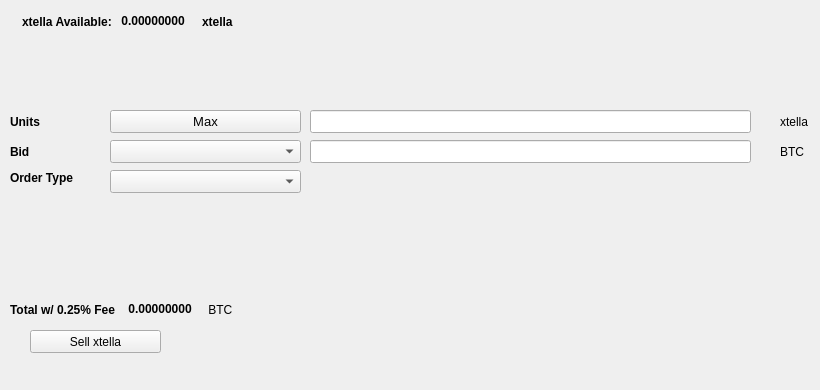
   <widget class="QWidget" name="SellTab">
    <attribute name="title">
     <string>Sell</string>
    </attribute>
    <widget class="QLabel" name="label_16">
     <property name="geometry">
      <rect>
       <x>780</x>
       <y>140</y>
       <width>31</width>
       <height>23</height>
      </rect>
     </property>
     <property name="text">
      <string>BTC</string>
     </property>
    </widget>
    <widget class="QComboBox" name="SellBidcomboBox">
     <property name="geometry">
      <rect>
       <x>110</x>
       <y>140</y>
       <width>191</width>
       <height>23</height>
      </rect>
     </property>
     <property name="font">
      <font>
       <pointsize>10</pointsize>
      </font>
     </property>
    </widget>
    <widget class="QLabel" name="label_18">
     <property name="geometry">
      <rect>
       <x>10</x>
       <y>110</y>
       <width>46</width>
       <height>23</height>
      </rect>
     </property>
     <property name="font">
      <font>
       <weight>75</weight>
       <bold>true</bold>
      </font>
     </property>
     <property name="text">
      <string>Units</string>
     </property>
    </widget>
    <widget class="QPushButton" name="Sell_Max_Amount">
     <property name="geometry">
      <rect>
       <x>110</x>
       <y>110</y>
       <width>191</width>
       <height>23</height>
      </rect>
     </property>
     <property name="font">
      <font>
       <pointsize>10</pointsize>
      </font>
     </property>
     <property name="text">
      <string>Max</string>
     </property>
    </widget>
    <widget class="QLabel" name="label_20">
     <property name="geometry">
      <rect>
       <x>10</x>
       <y>170</y>
       <width>91</width>
       <height>16</height>
      </rect>
     </property>
     <property name="font">
      <font>
       <weight>75</weight>
       <bold>true</bold>
      </font>
     </property>
     <property name="text">
      <string>Order Type</string>
     </property>
    </widget>
    <widget class="QComboBox" name="SellOrdertypeCombo">
     <property name="geometry">
      <rect>
       <x>110</x>
       <y>170</y>
       <width>191</width>
       <height>23</height>
      </rect>
     </property>
     <property name="font">
      <font>
       <pointsize>10</pointsize>
      </font>
     </property>
    </widget>
    <widget class="QLabel" name="label_21">
     <property name="geometry">
      <rect>
       <x>10</x>
       <y>140</y>
       <width>46</width>
       <height>23</height>
      </rect>
     </property>
     <property name="font">
      <font>
       <weight>75</weight>
       <bold>true</bold>
      </font>
     </property>
     <property name="text">
      <string>Bid</string>
     </property>
    </widget>
    <widget class="QLabel" name="label_22">
     <property name="geometry">
      <rect>
       <x>780</x>
       <y>110</y>
       <width>31</width>
       <height>23</height>
      </rect>
     </property>
     <property name="text">
      <string>xtella</string>
     </property>
    </widget>
    <widget class="QLineEdit" name="UnitsInputxtella">
     <property name="geometry">
      <rect>
       <x>310</x>
       <y>110</y>
       <width>441</width>
       <height>23</height>
      </rect>
     </property>
     <property name="font">
      <font>
       <pointsize>9</pointsize>
       <weight>75</weight>
       <bold>true</bold>
      </font>
     </property>
    </widget>
    <widget class="QLineEdit" name="SellBidPriceEdit">
     <property name="geometry">
      <rect>
       <x>310</x>
       <y>140</y>
       <width>441</width>
       <height>23</height>
      </rect>
     </property>
     <property name="font">
      <font>
       <pointsize>9</pointsize>
       <weight>75</weight>
       <bold>true</bold>
      </font>
     </property>
    </widget>
    <widget class="QPushButton" name="SellxtellaBTN">
     <property name="geometry">
      <rect>
       <x>30</x>
       <y>330</y>
       <width>131</width>
       <height>23</height>
      </rect>
     </property>
     <property name="text">
      <string>Sell xtella</string>
     </property>
     <property name="icon">
      <iconset resource="../xtella">
       <normaloff>:/icons/bitcoin</normaloff>:/icons/bitcoin</iconset>
     </property>
    </widget>
    <widget class="QWidget" name="layoutWidget3">
     <property name="geometry">
      <rect>
       <x>22</x>
       <y>12</y>
       <width>258</width>
       <height>19</height>
      </rect>
     </property>
     <layout class="QHBoxLayout" name="horizontalLayout">
      <item>
       <widget class="QLabel" name="label232_2">
        <property name="font">
         <font>
          <weight>75</weight>
          <bold>true</bold>
         </font>
        </property>
        <property name="text">
         <string>xtella Available:</string>
        </property>
       </widget>
      </item>
      <item>
       <widget class="QLabel" name="xtellaAvailableLabel">
        <property name="palette">
         <palette>
          <active>
           <colorrole role="WindowText">
            <brush brushstyle="SolidPattern">
             <color alpha="255">
              <red>0</red>
              <green>0</green>
              <blue>0</blue>
             </color>
            </brush>
           </colorrole>
           <colorrole role="Button">
            <brush brushstyle="SolidPattern">
             <color alpha="255">
              <red>0</red>
              <green>170</green>
              <blue>0</blue>
             </color>
            </brush>
           </colorrole>
           <colorrole role="Light">
            <brush brushstyle="SolidPattern">
             <color alpha="255">
              <red>0</red>
              <green>255</green>
              <blue>0</blue>
             </color>
            </brush>
           </colorrole>
           <colorrole role="Midlight">
            <brush brushstyle="SolidPattern">
             <color alpha="255">
              <red>0</red>
              <green>212</green>
              <blue>0</blue>
             </color>
            </brush>
           </colorrole>
           <colorrole role="Dark">
            <brush brushstyle="SolidPattern">
             <color alpha="255">
              <red>0</red>
              <green>85</green>
              <blue>0</blue>
             </color>
            </brush>
           </colorrole>
           <colorrole role="Mid">
            <brush brushstyle="SolidPattern">
             <color alpha="255">
              <red>0</red>
              <green>113</green>
              <blue>0</blue>
             </color>
            </brush>
           </colorrole>
           <colorrole role="Text">
            <brush brushstyle="SolidPattern">
             <color alpha="255">
              <red>0</red>
              <green>170</green>
              <blue>0</blue>
             </color>
            </brush>
           </colorrole>
           <colorrole role="BrightText">
            <brush brushstyle="SolidPattern">
             <color alpha="255">
              <red>255</red>
              <green>255</green>
              <blue>255</blue>
             </color>
            </brush>
           </colorrole>
           <colorrole role="ButtonText">
            <brush brushstyle="SolidPattern">
             <color alpha="255">
              <red>0</red>
              <green>0</green>
              <blue>0</blue>
             </color>
            </brush>
           </colorrole>
           <colorrole role="Base">
            <brush brushstyle="SolidPattern">
             <color alpha="255">
              <red>255</red>
              <green>255</green>
              <blue>255</blue>
             </color>
            </brush>
           </colorrole>
           <colorrole role="Window">
            <brush brushstyle="SolidPattern">
             <color alpha="255">
              <red>0</red>
              <green>170</green>
              <blue>0</blue>
             </color>
            </brush>
           </colorrole>
           <colorrole role="Shadow">
            <brush brushstyle="SolidPattern">
             <color alpha="255">
              <red>0</red>
              <green>0</green>
              <blue>0</blue>
             </color>
            </brush>
           </colorrole>
           <colorrole role="AlternateBase">
            <brush brushstyle="SolidPattern">
             <color alpha="255">
              <red>127</red>
              <green>212</green>
              <blue>127</blue>
             </color>
            </brush>
           </colorrole>
           <colorrole role="ToolTipBase">
            <brush brushstyle="SolidPattern">
             <color alpha="255">
              <red>255</red>
              <green>255</green>
              <blue>220</blue>
             </color>
            </brush>
           </colorrole>
           <colorrole role="ToolTipText">
            <brush brushstyle="SolidPattern">
             <color alpha="255">
              <red>0</red>
              <green>0</green>
              <blue>0</blue>
             </color>
            </brush>
           </colorrole>
          </active>
          <inactive>
           <colorrole role="WindowText">
            <brush brushstyle="SolidPattern">
             <color alpha="255">
              <red>0</red>
              <green>0</green>
              <blue>0</blue>
             </color>
            </brush>
           </colorrole>
           <colorrole role="Button">
            <brush brushstyle="SolidPattern">
             <color alpha="255">
              <red>0</red>
              <green>170</green>
              <blue>0</blue>
             </color>
            </brush>
           </colorrole>
           <colorrole role="Light">
            <brush brushstyle="SolidPattern">
             <color alpha="255">
              <red>0</red>
              <green>255</green>
              <blue>0</blue>
             </color>
            </brush>
           </colorrole>
           <colorrole role="Midlight">
            <brush brushstyle="SolidPattern">
             <color alpha="255">
              <red>0</red>
              <green>212</green>
              <blue>0</blue>
             </color>
            </brush>
           </colorrole>
           <colorrole role="Dark">
            <brush brushstyle="SolidPattern">
             <color alpha="255">
              <red>0</red>
              <green>85</green>
              <blue>0</blue>
             </color>
            </brush>
           </colorrole>
           <colorrole role="Mid">
            <brush brushstyle="SolidPattern">
             <color alpha="255">
              <red>0</red>
              <green>113</green>
              <blue>0</blue>
             </color>
            </brush>
           </colorrole>
           <colorrole role="Text">
            <brush brushstyle="SolidPattern">
             <color alpha="255">
              <red>0</red>
              <green>170</green>
              <blue>0</blue>
             </color>
            </brush>
           </colorrole>
           <colorrole role="BrightText">
            <brush brushstyle="SolidPattern">
             <color alpha="255">
              <red>255</red>
              <green>255</green>
              <blue>255</blue>
             </color>
            </brush>
           </colorrole>
           <colorrole role="ButtonText">
            <brush brushstyle="SolidPattern">
             <color alpha="255">
              <red>0</red>
              <green>0</green>
              <blue>0</blue>
             </color>
            </brush>
           </colorrole>
           <colorrole role="Base">
            <brush brushstyle="SolidPattern">
             <color alpha="255">
              <red>255</red>
              <green>255</green>
              <blue>255</blue>
             </color>
            </brush>
           </colorrole>
           <colorrole role="Window">
            <brush brushstyle="SolidPattern">
             <color alpha="255">
              <red>0</red>
              <green>170</green>
              <blue>0</blue>
             </color>
            </brush>
           </colorrole>
           <colorrole role="Shadow">
            <brush brushstyle="SolidPattern">
             <color alpha="255">
              <red>0</red>
              <green>0</green>
              <blue>0</blue>
             </color>
            </brush>
           </colorrole>
           <colorrole role="AlternateBase">
            <brush brushstyle="SolidPattern">
             <color alpha="255">
              <red>127</red>
              <green>212</green>
              <blue>127</blue>
             </color>
            </brush>
           </colorrole>
           <colorrole role="ToolTipBase">
            <brush brushstyle="SolidPattern">
             <color alpha="255">
              <red>255</red>
              <green>255</green>
              <blue>220</blue>
             </color>
            </brush>
           </colorrole>
           <colorrole role="ToolTipText">
            <brush brushstyle="SolidPattern">
             <color alpha="255">
              <red>0</red>
              <green>0</green>
              <blue>0</blue>
             </color>
            </brush>
           </colorrole>
          </inactive>
          <disabled>
           <colorrole role="WindowText">
            <brush brushstyle="SolidPattern">
             <color alpha="255">
              <red>0</red>
              <green>85</green>
              <blue>0</blue>
             </color>
            </brush>
           </colorrole>
           <colorrole role="Button">
            <brush brushstyle="SolidPattern">
             <color alpha="255">
              <red>0</red>
              <green>170</green>
              <blue>0</blue>
             </color>
            </brush>
           </colorrole>
           <colorrole role="Light">
            <brush brushstyle="SolidPattern">
             <color alpha="255">
              <red>0</red>
              <green>255</green>
              <blue>0</blue>
             </color>
            </brush>
           </colorrole>
           <colorrole role="Midlight">
            <brush brushstyle="SolidPattern">
             <color alpha="255">
              <red>0</red>
              <green>212</green>
              <blue>0</blue>
             </color>
            </brush>
           </colorrole>
           <colorrole role="Dark">
            <brush brushstyle="SolidPattern">
             <color alpha="255">
              <red>0</red>
              <green>85</green>
              <blue>0</blue>
             </color>
            </brush>
           </colorrole>
           <colorrole role="Mid">
            <brush brushstyle="SolidPattern">
             <color alpha="255">
              <red>0</red>
              <green>113</green>
              <blue>0</blue>
             </color>
            </brush>
           </colorrole>
           <colorrole role="Text">
            <brush brushstyle="SolidPattern">
             <color alpha="255">
              <red>0</red>
              <green>85</green>
              <blue>0</blue>
             </color>
            </brush>
           </colorrole>
           <colorrole role="BrightText">
            <brush brushstyle="SolidPattern">
             <color alpha="255">
              <red>255</red>
              <green>255</green>
              <blue>255</blue>
             </color>
            </brush>
           </colorrole>
           <colorrole role="ButtonText">
            <brush brushstyle="SolidPattern">
             <color alpha="255">
              <red>0</red>
              <green>85</green>
              <blue>0</blue>
             </color>
            </brush>
           </colorrole>
           <colorrole role="Base">
            <brush brushstyle="SolidPattern">
             <color alpha="255">
              <red>0</red>
              <green>170</green>
              <blue>0</blue>
             </color>
            </brush>
           </colorrole>
           <colorrole role="Window">
            <brush brushstyle="SolidPattern">
             <color alpha="255">
              <red>0</red>
              <green>170</green>
              <blue>0</blue>
             </color>
            </brush>
           </colorrole>
           <colorrole role="Shadow">
            <brush brushstyle="SolidPattern">
             <color alpha="255">
              <red>0</red>
              <green>0</green>
              <blue>0</blue>
             </color>
            </brush>
           </colorrole>
           <colorrole role="AlternateBase">
            <brush brushstyle="SolidPattern">
             <color alpha="255">
              <red>0</red>
              <green>170</green>
              <blue>0</blue>
             </color>
            </brush>
           </colorrole>
           <colorrole role="ToolTipBase">
            <brush brushstyle="SolidPattern">
             <color alpha="255">
              <red>255</red>
              <green>255</green>
              <blue>220</blue>
             </color>
            </brush>
           </colorrole>
           <colorrole role="ToolTipText">
            <brush brushstyle="SolidPattern">
             <color alpha="255">
              <red>0</red>
              <green>0</green>
              <blue>0</blue>
             </color>
            </brush>
           </colorrole>
          </disabled>
         </palette>
        </property>
        <property name="font">
         <font>
          <weight>75</weight>
          <bold>true</bold>
         </font>
        </property>
        <property name="text">
         <string> 0.00000000 </string>
        </property>
        <property name="textInteractionFlags">
         <set>Qt::LinksAccessibleByMouse|Qt::TextSelectableByKeyboard|Qt::TextSelectableByMouse</set>
        </property>
       </widget>
      </item>
      <item>
       <widget class="QLabel" name="labelxtella">
        <property name="font">
         <font>
          <weight>75</weight>
          <bold>true</bold>
         </font>
        </property>
        <property name="text">
         <string>xtella</string>
        </property>
       </widget>
      </item>
     </layout>
    </widget>
    <widget class="QWidget" name="layoutWidget">
     <property name="geometry">
      <rect>
       <x>10</x>
       <y>300</y>
       <width>268</width>
       <height>19</height>
      </rect>
     </property>
     <layout class="QHBoxLayout" name="horizontalLayout_2">
      <item>
       <widget class="QLabel" name="label_19">
        <property name="font">
         <font>
          <weight>75</weight>
          <bold>true</bold>
         </font>
        </property>
        <property name="text">
         <string>Total w/ 0.25% Fee </string>
        </property>
       </widget>
      </item>
      <item>
       <widget class="QLabel" name="SellCostLabel">
        <property name="palette">
         <palette>
          <active>
           <colorrole role="WindowText">
            <brush brushstyle="SolidPattern">
             <color alpha="255">
              <red>0</red>
              <green>0</green>
              <blue>0</blue>
             </color>
            </brush>
           </colorrole>
           <colorrole role="Button">
            <brush brushstyle="SolidPattern">
             <color alpha="255">
              <red>0</red>
              <green>170</green>
              <blue>0</blue>
             </color>
            </brush>
           </colorrole>
           <colorrole role="Light">
            <brush brushstyle="SolidPattern">
             <color alpha="255">
              <red>0</red>
              <green>255</green>
              <blue>0</blue>
             </color>
            </brush>
           </colorrole>
           <colorrole role="Midlight">
            <brush brushstyle="SolidPattern">
             <color alpha="255">
              <red>0</red>
              <green>212</green>
              <blue>0</blue>
             </color>
            </brush>
           </colorrole>
           <colorrole role="Dark">
            <brush brushstyle="SolidPattern">
             <color alpha="255">
              <red>0</red>
              <green>85</green>
              <blue>0</blue>
             </color>
            </brush>
           </colorrole>
           <colorrole role="Mid">
            <brush brushstyle="SolidPattern">
             <color alpha="255">
              <red>0</red>
              <green>113</green>
              <blue>0</blue>
             </color>
            </brush>
           </colorrole>
           <colorrole role="Text">
            <brush brushstyle="SolidPattern">
             <color alpha="255">
              <red>0</red>
              <green>170</green>
              <blue>0</blue>
             </color>
            </brush>
           </colorrole>
           <colorrole role="BrightText">
            <brush brushstyle="SolidPattern">
             <color alpha="255">
              <red>255</red>
              <green>255</green>
              <blue>255</blue>
             </color>
            </brush>
           </colorrole>
           <colorrole role="ButtonText">
            <brush brushstyle="SolidPattern">
             <color alpha="255">
              <red>0</red>
              <green>0</green>
              <blue>0</blue>
             </color>
            </brush>
           </colorrole>
           <colorrole role="Base">
            <brush brushstyle="SolidPattern">
             <color alpha="255">
              <red>255</red>
              <green>255</green>
              <blue>255</blue>
             </color>
            </brush>
           </colorrole>
           <colorrole role="Window">
            <brush brushstyle="SolidPattern">
             <color alpha="255">
              <red>0</red>
              <green>170</green>
              <blue>0</blue>
             </color>
            </brush>
           </colorrole>
           <colorrole role="Shadow">
            <brush brushstyle="SolidPattern">
             <color alpha="255">
              <red>0</red>
              <green>0</green>
              <blue>0</blue>
             </color>
            </brush>
           </colorrole>
           <colorrole role="AlternateBase">
            <brush brushstyle="SolidPattern">
             <color alpha="255">
              <red>127</red>
              <green>212</green>
              <blue>127</blue>
             </color>
            </brush>
           </colorrole>
           <colorrole role="ToolTipBase">
            <brush brushstyle="SolidPattern">
             <color alpha="255">
              <red>255</red>
              <green>255</green>
              <blue>220</blue>
             </color>
            </brush>
           </colorrole>
           <colorrole role="ToolTipText">
            <brush brushstyle="SolidPattern">
             <color alpha="255">
              <red>0</red>
              <green>0</green>
              <blue>0</blue>
             </color>
            </brush>
           </colorrole>
          </active>
          <inactive>
           <colorrole role="WindowText">
            <brush brushstyle="SolidPattern">
             <color alpha="255">
              <red>0</red>
              <green>0</green>
              <blue>0</blue>
             </color>
            </brush>
           </colorrole>
           <colorrole role="Button">
            <brush brushstyle="SolidPattern">
             <color alpha="255">
              <red>0</red>
              <green>170</green>
              <blue>0</blue>
             </color>
            </brush>
           </colorrole>
           <colorrole role="Light">
            <brush brushstyle="SolidPattern">
             <color alpha="255">
              <red>0</red>
              <green>255</green>
              <blue>0</blue>
             </color>
            </brush>
           </colorrole>
           <colorrole role="Midlight">
            <brush brushstyle="SolidPattern">
             <color alpha="255">
              <red>0</red>
              <green>212</green>
              <blue>0</blue>
             </color>
            </brush>
           </colorrole>
           <colorrole role="Dark">
            <brush brushstyle="SolidPattern">
             <color alpha="255">
              <red>0</red>
              <green>85</green>
              <blue>0</blue>
             </color>
            </brush>
           </colorrole>
           <colorrole role="Mid">
            <brush brushstyle="SolidPattern">
             <color alpha="255">
              <red>0</red>
              <green>113</green>
              <blue>0</blue>
             </color>
            </brush>
           </colorrole>
           <colorrole role="Text">
            <brush brushstyle="SolidPattern">
             <color alpha="255">
              <red>0</red>
              <green>170</green>
              <blue>0</blue>
             </color>
            </brush>
           </colorrole>
           <colorrole role="BrightText">
            <brush brushstyle="SolidPattern">
             <color alpha="255">
              <red>255</red>
              <green>255</green>
              <blue>255</blue>
             </color>
            </brush>
           </colorrole>
           <colorrole role="ButtonText">
            <brush brushstyle="SolidPattern">
             <color alpha="255">
              <red>0</red>
              <green>0</green>
              <blue>0</blue>
             </color>
            </brush>
           </colorrole>
           <colorrole role="Base">
            <brush brushstyle="SolidPattern">
             <color alpha="255">
              <red>255</red>
              <green>255</green>
              <blue>255</blue>
             </color>
            </brush>
           </colorrole>
           <colorrole role="Window">
            <brush brushstyle="SolidPattern">
             <color alpha="255">
              <red>0</red>
              <green>170</green>
              <blue>0</blue>
             </color>
            </brush>
           </colorrole>
           <colorrole role="Shadow">
            <brush brushstyle="SolidPattern">
             <color alpha="255">
              <red>0</red>
              <green>0</green>
              <blue>0</blue>
             </color>
            </brush>
           </colorrole>
           <colorrole role="AlternateBase">
            <brush brushstyle="SolidPattern">
             <color alpha="255">
              <red>127</red>
              <green>212</green>
              <blue>127</blue>
             </color>
            </brush>
           </colorrole>
           <colorrole role="ToolTipBase">
            <brush brushstyle="SolidPattern">
             <color alpha="255">
              <red>255</red>
              <green>255</green>
              <blue>220</blue>
             </color>
            </brush>
           </colorrole>
           <colorrole role="ToolTipText">
            <brush brushstyle="SolidPattern">
             <color alpha="255">
              <red>0</red>
              <green>0</green>
              <blue>0</blue>
             </color>
            </brush>
           </colorrole>
          </inactive>
          <disabled>
           <colorrole role="WindowText">
            <brush brushstyle="SolidPattern">
             <color alpha="255">
              <red>0</red>
              <green>85</green>
              <blue>0</blue>
             </color>
            </brush>
           </colorrole>
           <colorrole role="Button">
            <brush brushstyle="SolidPattern">
             <color alpha="255">
              <red>0</red>
              <green>170</green>
              <blue>0</blue>
             </color>
            </brush>
           </colorrole>
           <colorrole role="Light">
            <brush brushstyle="SolidPattern">
             <color alpha="255">
              <red>0</red>
              <green>255</green>
              <blue>0</blue>
             </color>
            </brush>
           </colorrole>
           <colorrole role="Midlight">
            <brush brushstyle="SolidPattern">
             <color alpha="255">
              <red>0</red>
              <green>212</green>
              <blue>0</blue>
             </color>
            </brush>
           </colorrole>
           <colorrole role="Dark">
            <brush brushstyle="SolidPattern">
             <color alpha="255">
              <red>0</red>
              <green>85</green>
              <blue>0</blue>
             </color>
            </brush>
           </colorrole>
           <colorrole role="Mid">
            <brush brushstyle="SolidPattern">
             <color alpha="255">
              <red>0</red>
              <green>113</green>
              <blue>0</blue>
             </color>
            </brush>
           </colorrole>
           <colorrole role="Text">
            <brush brushstyle="SolidPattern">
             <color alpha="255">
              <red>0</red>
              <green>85</green>
              <blue>0</blue>
             </color>
            </brush>
           </colorrole>
           <colorrole role="BrightText">
            <brush brushstyle="SolidPattern">
             <color alpha="255">
              <red>255</red>
              <green>255</green>
              <blue>255</blue>
             </color>
            </brush>
           </colorrole>
           <colorrole role="ButtonText">
            <brush brushstyle="SolidPattern">
             <color alpha="255">
              <red>0</red>
              <green>85</green>
              <blue>0</blue>
             </color>
            </brush>
           </colorrole>
           <colorrole role="Base">
            <brush brushstyle="SolidPattern">
             <color alpha="255">
              <red>0</red>
              <green>170</green>
              <blue>0</blue>
             </color>
            </brush>
           </colorrole>
           <colorrole role="Window">
            <brush brushstyle="SolidPattern">
             <color alpha="255">
              <red>0</red>
              <green>170</green>
              <blue>0</blue>
             </color>
            </brush>
           </colorrole>
           <colorrole role="Shadow">
            <brush brushstyle="SolidPattern">
             <color alpha="255">
              <red>0</red>
              <green>0</green>
              <blue>0</blue>
             </color>
            </brush>
           </colorrole>
           <colorrole role="AlternateBase">
            <brush brushstyle="SolidPattern">
             <color alpha="255">
              <red>0</red>
              <green>170</green>
              <blue>0</blue>
             </color>
            </brush>
           </colorrole>
           <colorrole role="ToolTipBase">
            <brush brushstyle="SolidPattern">
             <color alpha="255">
              <red>255</red>
              <green>255</green>
              <blue>220</blue>
             </color>
            </brush>
           </colorrole>
           <colorrole role="ToolTipText">
            <brush brushstyle="SolidPattern">
             <color alpha="255">
              <red>0</red>
              <green>0</green>
              <blue>0</blue>
             </color>
            </brush>
           </colorrole>
          </disabled>
         </palette>
        </property>
        <property name="font">
         <font>
          <weight>75</weight>
          <bold>true</bold>
         </font>
        </property>
        <property name="autoFillBackground">
         <bool>false</bool>
        </property>
        <property name="text">
         <string> 0.00000000</string>
        </property>
        <property name="textInteractionFlags">
         <set>Qt::LinksAccessibleByMouse|Qt::TextSelectableByMouse</set>
        </property>
       </widget>
      </item>
      <item>
       <widget class="QLabel" name="label_17">
        <property name="font">
         <font>
          <weight>50</weight>
          <bold>false</bold>
         </font>
        </property>
        <property name="text">
         <string> BTC</string>
        </property>
       </widget>
      </item>
     </layout>
    </widget>
    <widget class="QLabel" name="label_23">
     <property name="geometry">
      <rect>
       <x>460</x>
       <y>300</y>
       <width>281</width>
       <height>81</height>
      </rect>
     </property>
     <property name="text">
      <string/>
     </property>
     <property name="pixmap">
      <pixmap>:/images/bittrex</pixmap>
     </property>
    </widget>
   </widget>
